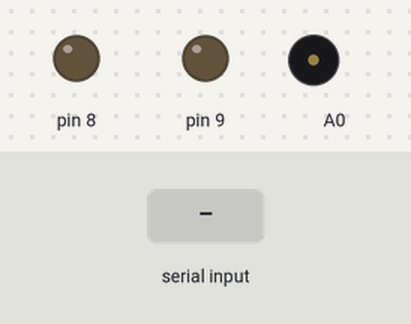
The sketch below on a simulated Arduino Uno, built with avr-gcc and run on an emulated ATmega328P. On the bench: output pins drawn as LEDs (lit = HIGH), buzzer (waves = sounding). The inputs (shaded band) are chosen by the test bench.

Above: at 1.2 s.
1.3 s: "on" received over the second serial link
At 1.8 s:
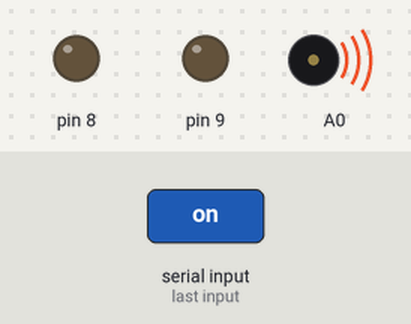
2.8 s: "off" received over the second serial link
At 4.1 s:
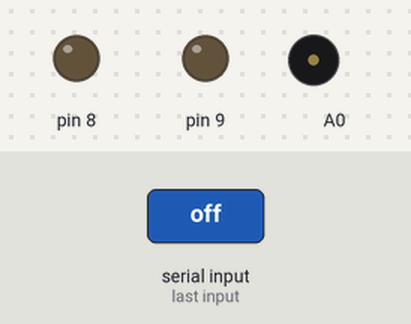
Timing chart, 0 to 5.8 s (numbered marks = the images above; inputs shaded):
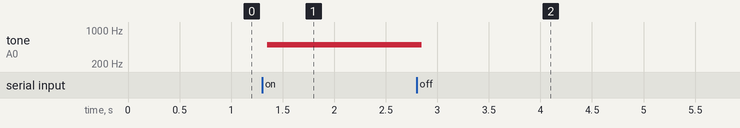

Measured:
- after the input at 1.3 s, tone on A0: silent → 500 Hz after 0.05 s
- after the input at 2.8 s, tone on A0: 500 Hz → silent after 0.05 s

The sketch:

receiver.ino
```cpp
// Приемник UNO


#include <SoftwareSerial.h>
SoftwareSerial mySerial(10,11); // RX, TX

String input;

void setup()
{
  mySerial.begin(9600);
  mySerial.setTimeout(50);

  pinMode(8, OUTPUT);
  pinMode(9, OUTPUT);
  digitalWrite(8, LOW);
  digitalWrite(9, LOW);

  pinMode(A0, OUTPUT);
}

void loop()
{
  if(mySerial.available())
  {
    input = mySerial.readString();
  }


  if(input == "on")
  {
    tone(A0, 500);
  }
  if(input == "off")
  {
    noTone(A0);
  }
}
```
